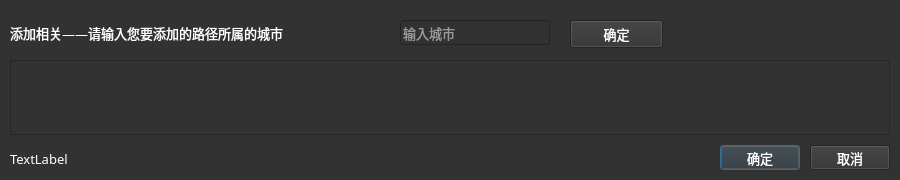
<?xml version="1.0" encoding="UTF-8"?>
<ui version="4.0">
 <class>Dialog</class>
 <widget class="QDialog" name="Dialog">
  <property name="geometry">
   <rect>
    <x>0</x>
    <y>0</y>
    <width>900</width>
    <height>180</height>
   </rect>
  </property>
  <property name="windowTitle">
   <string>Dialog</string>
  </property>
  <property name="styleSheet">
   <string notr="true">background-color: rgb(50, 50, 50);
color: rgb(255, 255, 255);</string>
  </property>
  <widget class="QLabel" name="label">
   <property name="geometry">
    <rect>
     <x>10</x>
     <y>20</y>
     <width>371</width>
     <height>25</height>
    </rect>
   </property>
   <property name="font">
    <font>
     <family>微软雅黑</family>
     <pointsize>10</pointsize>
    </font>
   </property>
   <property name="text">
    <string>添加相关——请输入您要添加的路径所属的城市</string>
   </property>
  </widget>
  <widget class="QTableWidget" name="tbw_dialog">
   <property name="geometry">
    <rect>
     <x>10</x>
     <y>60</y>
     <width>880</width>
     <height>75</height>
    </rect>
   </property>
   <property name="font">
    <font>
     <family>微软雅黑</family>
     <pointsize>10</pointsize>
    </font>
   </property>
  </widget>
  <widget class="QLineEdit" name="le_city">
   <property name="geometry">
    <rect>
     <x>400</x>
     <y>20</y>
     <width>150</width>
     <height>25</height>
    </rect>
   </property>
   <property name="font">
    <font>
     <family>微软雅黑</family>
     <pointsize>10</pointsize>
    </font>
   </property>
   <property name="styleSheet">
    <string notr="true">background-color: rgb(50, 50, 50);
color: rgb(255, 255, 255);</string>
   </property>
   <property name="text">
    <string/>
   </property>
   <property name="placeholderText">
    <string>输入城市</string>
   </property>
  </widget>
  <widget class="QPushButton" name="btnOk">
   <property name="geometry">
    <rect>
     <x>720</x>
     <y>145</y>
     <width>80</width>
     <height>25</height>
    </rect>
   </property>
   <property name="font">
    <font>
     <family>微软雅黑</family>
     <pointsize>10</pointsize>
    </font>
   </property>
   <property name="text">
    <string>确定</string>
   </property>
  </widget>
  <widget class="QPushButton" name="btnCancel">
   <property name="geometry">
    <rect>
     <x>810</x>
     <y>145</y>
     <width>80</width>
     <height>25</height>
    </rect>
   </property>
   <property name="font">
    <font>
     <family>微软雅黑</family>
     <pointsize>10</pointsize>
    </font>
   </property>
   <property name="text">
    <string>取消</string>
   </property>
  </widget>
  <widget class="QLabel" name="lab_example">
   <property name="geometry">
    <rect>
     <x>10</x>
     <y>146</y>
     <width>400</width>
     <height>25</height>
    </rect>
   </property>
   <property name="font">
    <font>
     <family>微软雅黑</family>
     <pointsize>10</pointsize>
    </font>
   </property>
   <property name="text">
    <string>TextLabel</string>
   </property>
  </widget>
  <widget class="QPushButton" name="btnCityOk">
   <property name="geometry">
    <rect>
     <x>570</x>
     <y>20</y>
     <width>93</width>
     <height>28</height>
    </rect>
   </property>
   <property name="font">
    <font>
     <family>微软雅黑</family>
     <pointsize>10</pointsize>
    </font>
   </property>
   <property name="text">
    <string>确定</string>
   </property>
  </widget>
 </widget>
 <resources/>
 <connections/>
</ui>
